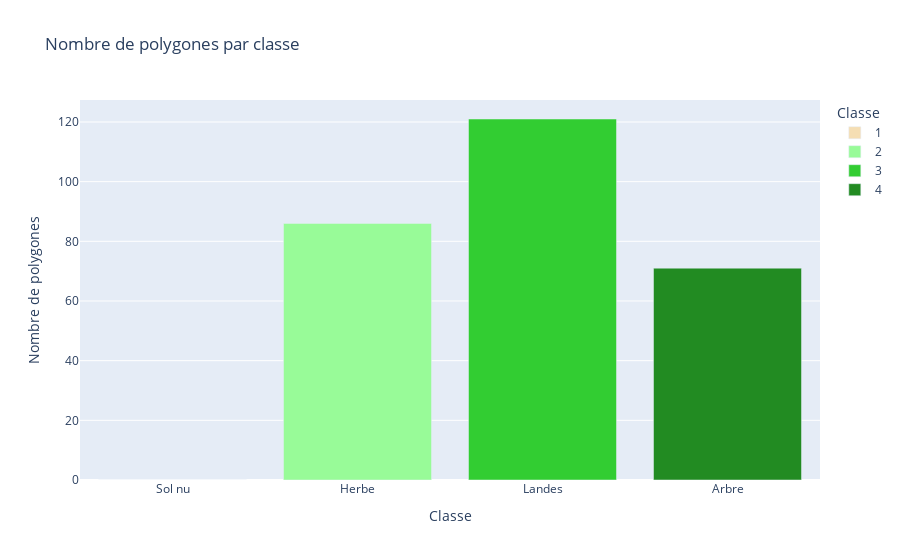

Notebook code cell kept with this figure:
### Markdown cell above
## Analyse des échantillons
### Nombre d'échantillons

### Code cell
# Chemin vers le fichier shapefile
shp_path = '/home/onyxia/work/data/projet_eval/PI_strates_bretagne_32630.shp'

# Charger le fichier
gdf = gpd.read_file(shp_path)

# Compter le nombre de polygones par classe
polygon_counts = gdf['strate'].value_counts().reset_index()
polygon_counts.columns = ['Classe', 'Nombre de polygones']

# Convertir 'Classe' en chaîne de caractères pour éviter les conflits de type
polygon_counts['Classe'] = polygon_counts['Classe'].astype(str)

# Créer un DataFrame avec toutes les classes (1, 2, 3, 4), même si elles sont absentes
all_classes = pd.DataFrame({'Classe': ['1', '2', '3', '4']})

# Fusionner avec les comptes réels
polygon_counts = all_classes.merge(polygon_counts, on='Classe', how='left').fillna(0)

# Dictionnaire de correspondance classe/couleur (personnalisable)
color_map = {
    '1': '#F5DEB3',  # Sol nu (tan)
    '2': '#98FB98',  # Herbe (palegreen)
    '3': '#32CD32',  # Landes (limegreen)
    '4': '#228B22'   # Arbre (darkgreen)
}

# Créer le diagramme avec Plotly
fig_polygons = px.bar(
    polygon_counts,
    x='Classe',
    y='Nombre de polygones',
    color='Classe',
    color_discrete_map=color_map,
    title='Nombre de polygones par classe',
    labels={'Classe': 'Classe', 'Nombre de polygones': 'Nombre de polygones'},
    category_orders={'Classe': ['1', '2', '3', '4']}
)

# Personnaliser l'affichage des classes sur l'axe x
fig_polygons.update_xaxes(
    type='category',  # Forcer l'affichage en catégories discrètes
    tickvals=['1', '2', '3', '4'],  # Valeurs exactes à afficher
    ticktext=['Sol nu', 'Herbe', 'Landes', 'Arbre']   # Libellés à afficher
)

# Enregistrer la figure
output_polygon_path = '/home/onyxia/work/results/figure/diag_baton_nb_poly_by_class.html'
os.makedirs(os.path.dirname(output_polygon_path), exist_ok=True)
fig_polygons.write_html(output_polygon_path)

# Afficher la figure dans le notebook
fig_polygons.show()

### Figure 1 — Plotly figure (JSON) as saved in the notebook; plotly's stock layout.template omitted (floating-point values rounded to 4 significant figures)
{"data": [{"hovertemplate": "Classe=%{x}<br>Nombre de polygones=%{y}<extra></extra>", "legendgroup": "1", "marker": {"color": "#F5DEB3", "pattern": {"shape": ""}}, "name": "1", "orientation": "v", "showlegend": true, "textposition": "auto", "type": "bar", "x": ["1"], "xaxis": "x", "y": [0.0], "yaxis": "y"}, {"hovertemplate": "Classe=%{x}<br>Nombre de polygones=%{y}<extra></extra>", "legendgroup": "2", "marker": {"color": "#98FB98", "pattern": {"shape": ""}}, "name": "2", "orientation": "v", "showlegend": true, "textposition": "auto", "type": "bar", "x": ["2"], "xaxis": "x", "y": [86.0], "yaxis": "y"}, {"hovertemplate": "Classe=%{x}<br>Nombre de polygones=%{y}<extra></extra>", "legendgroup": "3", "marker": {"color": "#32CD32", "pattern": {"shape": ""}}, "name": "3", "orientation": "v", "showlegend": true, "textposition": "auto", "type": "bar", "x": ["3"], "xaxis": "x", "y": [121.0], "yaxis": "y"}, {"hovertemplate": "Classe=%{x}<br>Nombre de polygones=%{y}<extra></extra>", "legendgroup": "4", "marker": {"color": "#228B22", "pattern": {"shape": ""}}, "name": "4", "orientation": "v", "showlegend": true, "textposition": "auto", "type": "bar", "x": ["4"], "xaxis": "x", "y": [71.0], "yaxis": "y"}], "layout": {"barmode": "relative", "legend": {"title": {"text": "Classe"}, "tracegroupgap": 0}, "title": {"text": "Nombre de polygones par classe"}, "xaxis": {"anchor": "y", "categoryarray": ["1", "2", "3", "4"], "categoryorder": "array", "domain": [0, 1], "ticktext": ["Sol nu", "Herbe", "Landes", "Arbre"], "tickvals": ["1", "2", "3", "4"], "title": {"text": "Classe"}, "type": "category"}, "yaxis": {"anchor": "x", "domain": [0, 1], "title": {"text": "Nombre de polygones"}}}}
